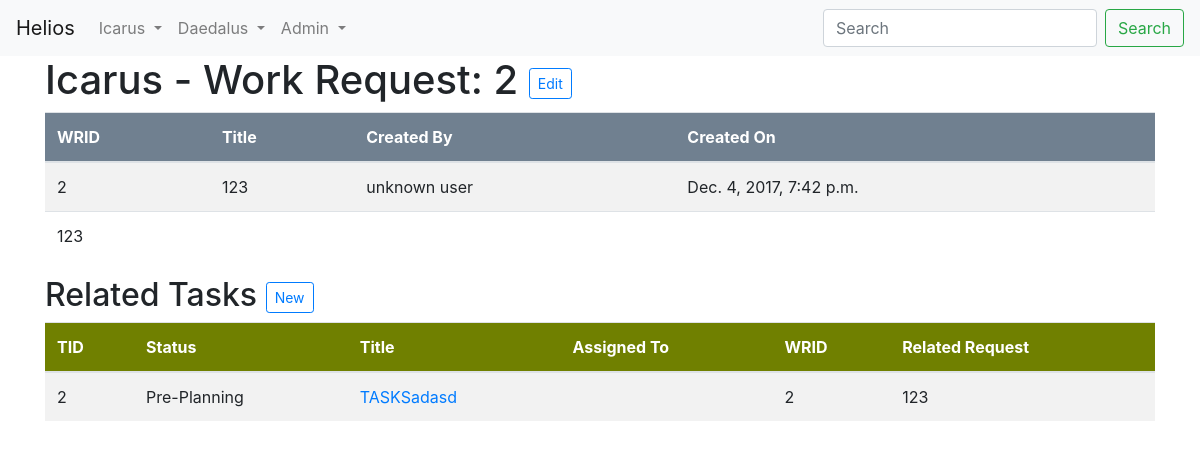
/wr/2/, run on the app's committed database.
### Icarus/models.py (models this page shows, shortened)
class WorkRequests(models.Model):
    REQ_STATES = (
        ("DR", "Draft"),
        ("BA", "Backlog"),
        ("RE", "Requested"),
        ("AP", "Approved"),
        ("DE", "Denied"),
        ("IP", "In Progress"),
        ("CX", "Closed - Canceled"),
        ("CC", "Closed - Complete"),
    )
    summary = models.CharField(max_length=255, blank=False)
    description = models.TextField()
    create_by = models.CharField(max_length=50, blank=False)
    create_date = models.DateTimeField(auto_now_add=True)
    modified_by = models.CharField(max_length=50, blank=True)
    modified_date = models.DateTimeField(auto_now=True)
    status = models.CharField(max_length=2, choices=REQ_STATES, default="DR")
    fk_flow = models.ForeignKey('Flows', on_delete=models.CASCADE,blank=True, null=True)

class Tasks(models.Model):
    STATUSES = (
        ("P", "Pre-Planning"),
        ("A", "Assignable"),
        ("I", "In Progress"),
        ("H", "Hold"),
        ("C", "Completed"),
        ("X", "Canceled"),
    )
    fk_work_req = models.ForeignKey('WorkRequests', on_delete=models.CASCADE, blank=True, null=True)
    fk_flow = models.ForeignKey('Flows', on_delete=models.CASCADE, blank=True, null=True)
    fk_task_template = models.ForeignKey('TaskTemplates', on_delete=models.CASCADE, blank=True, null=True)
    status = models.CharField(max_length=1, choices=STATUSES, default="P")
    name = models.CharField(max_length=36, blank=False)
    role = models.ForeignKey('Roles',on_delete=models.CASCADE, blank=True, null=True)
    assigned_to = models.CharField(max_length=50)
    created_date = models.DateTimeField(auto_now_add=True)
    created_by = models.CharField(max_length=50, blank=False)
    modified_by = models.CharField(max_length=50, blank=True)
    modified_date = models.DateTimeField(auto_now=True)

### Icarus/views.py (the view)
# urls.py: url(r'^wr/(?P<pk>\d+)/$', views.WR_detail, name='WR_detail'),
def WR_detail(request, pk):
    wrequest = models.WorkRequests.objects.get(pk=pk)
    tasks = models.Tasks.objects.filter(fk_work_req=wrequest.pk)
    return render(request, 'Icarus/WR/WR_detail.html', {'wrequest':wrequest, 'tasks':tasks})

### Icarus/templates/Icarus/WR/WR_detail.html
{% extends 'Icarus/base.html' %}
{% block content %}
        <h1>Icarus - Work Request: {{ wrequest.pk }}
        <a href="{% url 'WR_edit' pk=wrequest.pk %}">
          <button type="button" class="btn btn-outline-primary btn-sm">Edit</button>
        </a></h1>
        <table class="table table-striped WR">
          <thead class="black">
            <tr>
              <th>WRID</th>
              <th>Title</th>
              <th>Created By</th>
              <th>Created On</th>
          </thead>
          <tbody>
            <tr>
              <td>{{ wrequest.pk }}</td>
              <td>{{ wrequest.summary }}</td>
              <td>{{ wrequest.create_by }}</td>
              <td>{{ wrequest.create_date }}</td>
            </tr>
            <tr>
              <td colspan="4">{{ wrequest.description }}</td>
            </tr>
          </tbody>
        </table>
        <h2>Related Tasks
          <a href="{% url 'Task_new' wrequest.pk %}">
            <button type="button" class="btn btn-outline-primary btn-sm">New</button>
          </a>
        </h2>
        <table class="table table-striped Tasks">
          <thead class="black">
            <tr>
              <th>TID</th>
              <th>Status</th>
              <th>Title</th>
              <th>Assigned To</th>
              <th>WRID</th>
              <th>Related Request</th>
          </thead>
          <tbody>
            {% for task in tasks %}
            <tr>
              <td>{{ task.pk }}</td>
              <td>{{ task.get_status_display }}</td>
              <td><a href="{% url 'Task_detail' pk=task.pk %}">{{ task.name }}</a></td>
              <td>{{ task.assigned_to }}</td>
              <td>{{ task.fk_work_req.pk }}</td>
              <td>{{ task.fk_work_req.summary }}</td>
            </tr>
            {% endfor %}
          </tbody>
        </table>
{% endblock %}

### Icarus/static/css/Icarus.css (style rules this page uses)
.WR th { padding-top: 12px; padding-bottom: 12px; text-align: left; background-color: #708090; color: white; }
.Tasks th { padding-top: 12px; padding-bottom: 12px; text-align: left; background-color: #708000; color: white; }

### data on the page
WorkRequests: pk "2", summary "123", create_by "unknown user", create_date "Dec. 4, 2017, 7:42 p.m.", description "123"
Tasks: pk "2", status "Pre-Planning", name "TASKSadasd", fk_work_req.pk "2", fk_work_req.summary "123"
